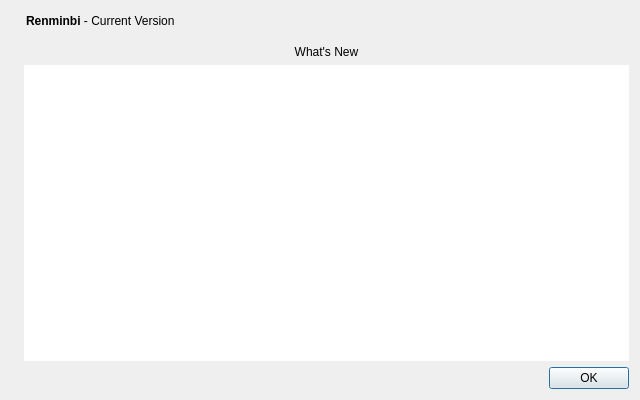
<?xml version="1.0" encoding="UTF-8"?>
<ui version="4.0">
 <class>WhatsNewDialog</class>
 <widget class="QDialog" name="WhatsNewDialog">
  <property name="geometry">
   <rect>
    <x>0</x>
    <y>0</y>
    <width>640</width>
    <height>400</height>
   </rect>
  </property>
  <property name="windowTitle">
   <string>What's New in Renminbi</string>
  </property>
  <layout class="QHBoxLayout" name="horizontalLayout_2">
   <item>
    <widget class="QLabel" name="label_4">
     <property name="sizePolicy">
      <sizepolicy hsizetype="Preferred" vsizetype="Ignored">
       <horstretch>0</horstretch>
       <verstretch>0</verstretch>
      </sizepolicy>
     </property>
     <property name="pixmap">
      <pixmap resource="../bitcoin.qrc">:/images/aboutBackground</pixmap>
     </property>
    </widget>
   </item>
   <item>
    <layout class="QVBoxLayout" name="verticalLayout_2">
     <item>
      <layout class="QHBoxLayout" name="horizontalLayout">
       <property name="leftMargin">
        <number>2</number>
       </property>
       <property name="bottomMargin">
        <number>8</number>
       </property>
       <item>
        <widget class="QLabel" name="label">
         <property name="cursor">
          <cursorShape>IBeamCursor</cursorShape>
         </property>
         <property name="text">
          <string>&lt;html&gt;&lt;head/&gt;&lt;body&gt;&lt;p&gt;&lt;span style=&quot; font-weight:600;&quot;&gt;Renminbi&lt;/span&gt; - Current Version&lt;/p&gt;&lt;/body&gt;&lt;/html&gt;</string>
         </property>
         <property name="textInteractionFlags">
          <set>Qt::LinksAccessibleByMouse|Qt::TextSelectableByKeyboard|Qt::TextSelectableByMouse</set>
         </property>
        </widget>
       </item>
       <item>
        <widget class="QLabel" name="versionLabel">
         <property name="cursor">
          <cursorShape>IBeamCursor</cursorShape>
         </property>
         <property name="text">
          <string notr="true"/>
         </property>
         <property name="textInteractionFlags">
          <set>Qt::LinksAccessibleByMouse|Qt::TextSelectableByKeyboard|Qt::TextSelectableByMouse</set>
         </property>
        </widget>
       </item>
       <item>
        <spacer name="horizontalSpacer">
         <property name="orientation">
          <enum>Qt::Horizontal</enum>
         </property>
         <property name="sizeHint" stdset="0">
          <size>
           <width>40</width>
           <height>20</height>
          </size>
         </property>
        </spacer>
       </item>
      </layout>
     </item>
     <item>
      <widget class="QLabel" name="title">
       <property name="cursor">
        <cursorShape>IBeamCursor</cursorShape>
       </property>
       <property name="text">
        <string>What's New</string>
       </property>
       <property name="alignment">
        <set>Qt::AlignHCenter|Qt::AlignTop</set>
       </property>
       <property name="margin">
        <number>2</number>
       </property>
       <property name="textInteractionFlags">
        <set>Qt::LinksAccessibleByMouse</set>
       </property>
      </widget>
     </item>
     <item>
      <widget class="QTextEdit" name="description">
       <property name="frameShape">
        <enum>QFrame::NoFrame</enum>
       </property>
       <property name="horizontalScrollBarPolicy">
        <enum>Qt::ScrollBarAlwaysOff</enum>
       </property>
       <property name="undoRedoEnabled">
        <bool>false</bool>
       </property>
       <property name="readOnly">
        <bool>true</bool>
       </property>
       <property name="cursorWidth">
        <number>1</number>
       </property>
       <property name="placeholderText">
        <string extracomment="This is the description of the change."/>
       </property>
      </widget>
     </item>
     <item>
      <widget class="QDialogButtonBox" name="buttonBox">
       <property name="orientation">
        <enum>Qt::Horizontal</enum>
       </property>
       <property name="standardButtons">
        <set>QDialogButtonBox::Ok</set>
       </property>
      </widget>
     </item>
    </layout>
   </item>
  </layout>
 </widget>
 <resources>
  <include location="../bitcoin.qrc"/>
 </resources>
 <connections>
  <connection>
   <sender>buttonBox</sender>
   <signal>rejected()</signal>
   <receiver>WhatsNewDialog</receiver>
   <slot>reject()</slot>
   <hints>
    <hint type="sourcelabel">
     <x>428</x>
     <y>308</y>
    </hint>
    <hint type="destinationlabel">
     <x>286</x>
     <y>274</y>
    </hint>
   </hints>
  </connection>
  <connection>
   <sender>buttonBox</sender>
   <signal>accepted()</signal>
   <receiver>WhatsNewDialog</receiver>
   <slot>accept()</slot>
   <hints>
    <hint type="sourcelabel">
     <x>360</x>
     <y>308</y>
    </hint>
    <hint type="destinationlabel">
     <x>157</x>
     <y>274</y>
    </hint>
   </hints>
  </connection>
 </connections>
</ui>
